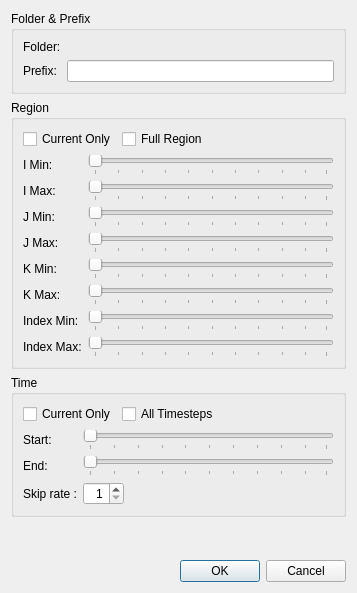
<?xml version="1.0" encoding="UTF-8"?>
<ui version="4.0">
 <class>Graph2dHybridWindowContinuousExportDialog</class>
 <widget class="QDialog" name="Graph2dHybridWindowContinuousExportDialog">
  <property name="geometry">
   <rect>
    <x>0</x>
    <y>0</y>
    <width>357</width>
    <height>593</height>
   </rect>
  </property>
  <property name="windowTitle">
   <string>Snapshot Setting</string>
  </property>
  <layout class="QVBoxLayout" name="verticalLayout_2">
   <item>
    <widget class="QGroupBox" name="directoryGroupBox">
     <property name="title">
      <string>Folder &amp;&amp; Prefix</string>
     </property>
     <layout class="QGridLayout" name="gridLayout">
      <item row="0" column="0">
       <widget class="QLabel" name="folderLabel">
        <property name="text">
         <string>Folder:</string>
        </property>
       </widget>
      </item>
      <item row="0" column="1">
       <widget class="DirnameEditWidget" name="directoryEditWidget" native="true"/>
      </item>
      <item row="1" column="0">
       <widget class="QLabel" name="prefixLabel">
        <property name="text">
         <string>Prefix:</string>
        </property>
       </widget>
      </item>
      <item row="1" column="1">
       <widget class="QLineEdit" name="prefixEdit"/>
      </item>
     </layout>
    </widget>
   </item>
   <item>
    <widget class="QGroupBox" name="groupBox">
     <property name="title">
      <string>Region</string>
     </property>
     <layout class="QGridLayout" name="gridLayout_2">
      <item row="0" column="0" colspan="2">
       <layout class="QHBoxLayout" name="horizontalLayout_3">
        <item>
         <widget class="QCheckBox" name="currentRegionCheckBox">
          <property name="text">
           <string>Current Only</string>
          </property>
         </widget>
        </item>
        <item>
         <widget class="QCheckBox" name="fullRegionCheckBox">
          <property name="text">
           <string>Full Region</string>
          </property>
         </widget>
        </item>
        <item>
         <spacer name="horizontalSpacer_3">
          <property name="orientation">
           <enum>Qt::Horizontal</enum>
          </property>
          <property name="sizeHint" stdset="0">
           <size>
            <width>40</width>
            <height>20</height>
           </size>
          </property>
         </spacer>
        </item>
       </layout>
      </item>
      <item row="1" column="0">
       <widget class="QLabel" name="iMinLabel">
        <property name="text">
         <string>I Min:</string>
        </property>
       </widget>
      </item>
      <item row="1" column="1">
       <widget class="SliderWithValue" name="iMinSlider">
        <property name="orientation">
         <enum>Qt::Horizontal</enum>
        </property>
        <property name="tickPosition">
         <enum>QSlider::TicksBelow</enum>
        </property>
       </widget>
      </item>
      <item row="2" column="0">
       <widget class="QLabel" name="iMaxLabel">
        <property name="text">
         <string>I Max:</string>
        </property>
       </widget>
      </item>
      <item row="2" column="1">
       <widget class="SliderWithValue" name="iMaxSlider">
        <property name="orientation">
         <enum>Qt::Horizontal</enum>
        </property>
        <property name="tickPosition">
         <enum>QSlider::TicksBelow</enum>
        </property>
       </widget>
      </item>
      <item row="3" column="0">
       <widget class="QLabel" name="jMinLabel">
        <property name="text">
         <string>J Min:</string>
        </property>
       </widget>
      </item>
      <item row="3" column="1">
       <widget class="SliderWithValue" name="jMinSlider">
        <property name="orientation">
         <enum>Qt::Horizontal</enum>
        </property>
        <property name="tickPosition">
         <enum>QSlider::TicksBelow</enum>
        </property>
       </widget>
      </item>
      <item row="4" column="0">
       <widget class="QLabel" name="jMaxLabel">
        <property name="text">
         <string>J Max:</string>
        </property>
       </widget>
      </item>
      <item row="4" column="1">
       <widget class="SliderWithValue" name="jMaxSlider">
        <property name="orientation">
         <enum>Qt::Horizontal</enum>
        </property>
        <property name="tickPosition">
         <enum>QSlider::TicksBelow</enum>
        </property>
       </widget>
      </item>
      <item row="5" column="0">
       <widget class="QLabel" name="kMinLabel">
        <property name="text">
         <string>K Min:</string>
        </property>
       </widget>
      </item>
      <item row="5" column="1">
       <widget class="SliderWithValue" name="kMinSlider">
        <property name="orientation">
         <enum>Qt::Horizontal</enum>
        </property>
        <property name="tickPosition">
         <enum>QSlider::TicksBelow</enum>
        </property>
       </widget>
      </item>
      <item row="6" column="0">
       <widget class="QLabel" name="kMaxLabel">
        <property name="text">
         <string>K Max:</string>
        </property>
       </widget>
      </item>
      <item row="6" column="1">
       <widget class="SliderWithValue" name="kMaxSlider">
        <property name="orientation">
         <enum>Qt::Horizontal</enum>
        </property>
        <property name="tickPosition">
         <enum>QSlider::TicksBelow</enum>
        </property>
       </widget>
      </item>
      <item row="7" column="0">
       <widget class="QLabel" name="indexMinLabel">
        <property name="text">
         <string>Index Min:</string>
        </property>
       </widget>
      </item>
      <item row="7" column="1">
       <widget class="SliderWithValue" name="indexMinSlider">
        <property name="orientation">
         <enum>Qt::Horizontal</enum>
        </property>
        <property name="tickPosition">
         <enum>QSlider::TicksBelow</enum>
        </property>
       </widget>
      </item>
      <item row="8" column="0">
       <widget class="QLabel" name="indexMaxLabel">
        <property name="text">
         <string>Index Max:</string>
        </property>
       </widget>
      </item>
      <item row="8" column="1">
       <widget class="SliderWithValue" name="indexMaxSlider">
        <property name="orientation">
         <enum>Qt::Horizontal</enum>
        </property>
        <property name="tickPosition">
         <enum>QSlider::TicksBelow</enum>
        </property>
       </widget>
      </item>
     </layout>
    </widget>
   </item>
   <item>
    <widget class="QGroupBox" name="timeRangeGroupBox">
     <property name="title">
      <string>Time</string>
     </property>
     <layout class="QVBoxLayout" name="verticalLayout">
      <item>
       <layout class="QHBoxLayout" name="horizontalLayout">
        <item>
         <widget class="QCheckBox" name="timeCurrentOnlyCheckBox">
          <property name="text">
           <string>Current Only</string>
          </property>
         </widget>
        </item>
        <item>
         <widget class="QCheckBox" name="timeAllCheckBox">
          <property name="text">
           <string>All Timesteps</string>
          </property>
         </widget>
        </item>
        <item>
         <spacer name="horizontalSpacer_2">
          <property name="orientation">
           <enum>Qt::Horizontal</enum>
          </property>
          <property name="sizeHint" stdset="0">
           <size>
            <width>40</width>
            <height>20</height>
           </size>
          </property>
         </spacer>
        </item>
       </layout>
      </item>
      <item>
       <layout class="QGridLayout" name="gridLayout_3">
        <item row="0" column="0">
         <widget class="QLabel" name="dataStartLabel">
          <property name="text">
           <string>Start:</string>
          </property>
         </widget>
        </item>
        <item row="0" column="1">
         <widget class="SliderWithValue" name="timeStartSlider">
          <property name="orientation">
           <enum>Qt::Horizontal</enum>
          </property>
          <property name="tickPosition">
           <enum>QSlider::TicksBelow</enum>
          </property>
         </widget>
        </item>
        <item row="1" column="0">
         <widget class="QLabel" name="dataEndLabel">
          <property name="text">
           <string>End:</string>
          </property>
         </widget>
        </item>
        <item row="1" column="1">
         <widget class="SliderWithValue" name="timeEndSlider">
          <property name="orientation">
           <enum>Qt::Horizontal</enum>
          </property>
          <property name="tickPosition">
           <enum>QSlider::TicksBelow</enum>
          </property>
         </widget>
        </item>
        <item row="2" column="0">
         <widget class="QLabel" name="samplingLabel">
          <property name="text">
           <string>Skip rate :</string>
          </property>
         </widget>
        </item>
        <item row="2" column="1">
         <layout class="QHBoxLayout" name="horizontalLayout_2">
          <item>
           <widget class="QSpinBox" name="samplingSpinBox">
            <property name="alignment">
             <set>Qt::AlignRight|Qt::AlignTrailing|Qt::AlignVCenter</set>
            </property>
            <property name="minimum">
             <number>1</number>
            </property>
           </widget>
          </item>
          <item>
           <spacer name="horizontalSpacer">
            <property name="orientation">
             <enum>Qt::Horizontal</enum>
            </property>
            <property name="sizeHint" stdset="0">
             <size>
              <width>40</width>
              <height>20</height>
             </size>
            </property>
           </spacer>
          </item>
         </layout>
        </item>
       </layout>
      </item>
     </layout>
    </widget>
   </item>
   <item>
    <spacer name="verticalSpacer">
     <property name="orientation">
      <enum>Qt::Vertical</enum>
     </property>
     <property name="sizeHint" stdset="0">
      <size>
       <width>20</width>
       <height>1</height>
      </size>
     </property>
    </spacer>
   </item>
   <item>
    <widget class="QDialogButtonBox" name="buttonBox">
     <property name="orientation">
      <enum>Qt::Horizontal</enum>
     </property>
     <property name="standardButtons">
      <set>QDialogButtonBox::Cancel|QDialogButtonBox::Ok</set>
     </property>
    </widget>
   </item>
  </layout>
 </widget>
 <customwidgets>
  <customwidget>
   <class>SliderWithValue</class>
   <extends>QSlider</extends>
   <header>guibase/widget/sliderwithvalue.h</header>
  </customwidget>
  <customwidget>
   <class>DirnameEditWidget</class>
   <extends>QWidget</extends>
   <header>guibase/widget/dirnameeditwidget.h</header>
   <container>1</container>
  </customwidget>
 </customwidgets>
 <resources/>
 <connections>
  <connection>
   <sender>buttonBox</sender>
   <signal>accepted()</signal>
   <receiver>Graph2dHybridWindowContinuousExportDialog</receiver>
   <slot>accept()</slot>
   <hints>
    <hint type="sourcelabel">
     <x>227</x>
     <y>569</y>
    </hint>
    <hint type="destinationlabel">
     <x>157</x>
     <y>274</y>
    </hint>
   </hints>
  </connection>
  <connection>
   <sender>buttonBox</sender>
   <signal>rejected()</signal>
   <receiver>Graph2dHybridWindowContinuousExportDialog</receiver>
   <slot>reject()</slot>
   <hints>
    <hint type="sourcelabel">
     <x>295</x>
     <y>575</y>
    </hint>
    <hint type="destinationlabel">
     <x>286</x>
     <y>274</y>
    </hint>
   </hints>
  </connection>
  <connection>
   <sender>fullRegionCheckBox</sender>
   <signal>toggled(bool)</signal>
   <receiver>iMinSlider</receiver>
   <slot>setDisabled(bool)</slot>
   <hints>
    <hint type="sourcelabel">
     <x>155</x>
     <y>125</y>
    </hint>
    <hint type="destinationlabel">
     <x>117</x>
     <y>136</y>
    </hint>
   </hints>
  </connection>
  <connection>
   <sender>fullRegionCheckBox</sender>
   <signal>toggled(bool)</signal>
   <receiver>iMaxSlider</receiver>
   <slot>setDisabled(bool)</slot>
   <hints>
    <hint type="sourcelabel">
     <x>194</x>
     <y>125</y>
    </hint>
    <hint type="destinationlabel">
     <x>105</x>
     <y>178</y>
    </hint>
   </hints>
  </connection>
  <connection>
   <sender>fullRegionCheckBox</sender>
   <signal>toggled(bool)</signal>
   <receiver>jMinSlider</receiver>
   <slot>setDisabled(bool)</slot>
   <hints>
    <hint type="sourcelabel">
     <x>141</x>
     <y>116</y>
    </hint>
    <hint type="destinationlabel">
     <x>138</x>
     <y>199</y>
    </hint>
   </hints>
  </connection>
  <connection>
   <sender>fullRegionCheckBox</sender>
   <signal>toggled(bool)</signal>
   <receiver>kMinSlider</receiver>
   <slot>setDisabled(bool)</slot>
   <hints>
    <hint type="sourcelabel">
     <x>194</x>
     <y>125</y>
    </hint>
    <hint type="destinationlabel">
     <x>238</x>
     <y>272</y>
    </hint>
   </hints>
  </connection>
  <connection>
   <sender>fullRegionCheckBox</sender>
   <signal>toggled(bool)</signal>
   <receiver>jMaxSlider</receiver>
   <slot>setDisabled(bool)</slot>
   <hints>
    <hint type="sourcelabel">
     <x>191</x>
     <y>119</y>
    </hint>
    <hint type="destinationlabel">
     <x>265</x>
     <y>256</y>
    </hint>
   </hints>
  </connection>
  <connection>
   <sender>fullRegionCheckBox</sender>
   <signal>toggled(bool)</signal>
   <receiver>kMaxSlider</receiver>
   <slot>setDisabled(bool)</slot>
   <hints>
    <hint type="sourcelabel">
     <x>194</x>
     <y>125</y>
    </hint>
    <hint type="destinationlabel">
     <x>258</x>
     <y>297</y>
    </hint>
   </hints>
  </connection>
  <connection>
   <sender>fullRegionCheckBox</sender>
   <signal>toggled(bool)</signal>
   <receiver>indexMinSlider</receiver>
   <slot>setDisabled(bool)</slot>
   <hints>
    <hint type="sourcelabel">
     <x>194</x>
     <y>125</y>
    </hint>
    <hint type="destinationlabel">
     <x>337</x>
     <y>352</y>
    </hint>
   </hints>
  </connection>
  <connection>
   <sender>fullRegionCheckBox</sender>
   <signal>toggled(bool)</signal>
   <receiver>indexMaxSlider</receiver>
   <slot>setDisabled(bool)</slot>
   <hints>
    <hint type="sourcelabel">
     <x>194</x>
     <y>125</y>
    </hint>
    <hint type="destinationlabel">
     <x>290</x>
     <y>367</y>
    </hint>
   </hints>
  </connection>
  <connection>
   <sender>timeCurrentOnlyCheckBox</sender>
   <signal>toggled(bool)</signal>
   <receiver>timeStartSlider</receiver>
   <slot>setDisabled(bool)</slot>
   <hints>
    <hint type="sourcelabel">
     <x>72</x>
     <y>428</y>
    </hint>
    <hint type="destinationlabel">
     <x>84</x>
     <y>453</y>
    </hint>
   </hints>
  </connection>
  <connection>
   <sender>timeCurrentOnlyCheckBox</sender>
   <signal>toggled(bool)</signal>
   <receiver>timeEndSlider</receiver>
   <slot>setDisabled(bool)</slot>
   <hints>
    <hint type="sourcelabel">
     <x>51</x>
     <y>430</y>
    </hint>
    <hint type="destinationlabel">
     <x>84</x>
     <y>485</y>
    </hint>
   </hints>
  </connection>
  <connection>
   <sender>timeCurrentOnlyCheckBox</sender>
   <signal>toggled(bool)</signal>
   <receiver>samplingSpinBox</receiver>
   <slot>setDisabled(bool)</slot>
   <hints>
    <hint type="sourcelabel">
     <x>57</x>
     <y>427</y>
    </hint>
    <hint type="destinationlabel">
     <x>84</x>
     <y>518</y>
    </hint>
   </hints>
  </connection>
  <connection>
   <sender>timeAllCheckBox</sender>
   <signal>toggled(bool)</signal>
   <receiver>timeStartSlider</receiver>
   <slot>setDisabled(bool)</slot>
   <hints>
    <hint type="sourcelabel">
     <x>149</x>
     <y>426</y>
    </hint>
    <hint type="destinationlabel">
     <x>228</x>
     <y>477</y>
    </hint>
   </hints>
  </connection>
  <connection>
   <sender>timeAllCheckBox</sender>
   <signal>toggled(bool)</signal>
   <receiver>timeEndSlider</receiver>
   <slot>setDisabled(bool)</slot>
   <hints>
    <hint type="sourcelabel">
     <x>178</x>
     <y>429</y>
    </hint>
    <hint type="destinationlabel">
     <x>256</x>
     <y>509</y>
    </hint>
   </hints>
  </connection>
  <connection>
   <sender>timeAllCheckBox</sender>
   <signal>toggled(bool)</signal>
   <receiver>samplingSpinBox</receiver>
   <slot>setDisabled(bool)</slot>
   <hints>
    <hint type="sourcelabel">
     <x>199</x>
     <y>427</y>
    </hint>
    <hint type="destinationlabel">
     <x>95</x>
     <y>527</y>
    </hint>
   </hints>
  </connection>
  <connection>
   <sender>currentRegionCheckBox</sender>
   <signal>toggled(bool)</signal>
   <receiver>iMinSlider</receiver>
   <slot>setDisabled(bool)</slot>
   <hints>
    <hint type="sourcelabel">
     <x>46</x>
     <y>122</y>
    </hint>
    <hint type="destinationlabel">
     <x>82</x>
     <y>145</y>
    </hint>
   </hints>
  </connection>
  <connection>
   <sender>currentRegionCheckBox</sender>
   <signal>toggled(bool)</signal>
   <receiver>iMaxSlider</receiver>
   <slot>setDisabled(bool)</slot>
   <hints>
    <hint type="sourcelabel">
     <x>35</x>
     <y>117</y>
    </hint>
    <hint type="destinationlabel">
     <x>83</x>
     <y>179</y>
    </hint>
   </hints>
  </connection>
  <connection>
   <sender>currentRegionCheckBox</sender>
   <signal>toggled(bool)</signal>
   <receiver>jMinSlider</receiver>
   <slot>setDisabled(bool)</slot>
   <hints>
    <hint type="sourcelabel">
     <x>30</x>
     <y>121</y>
    </hint>
    <hint type="destinationlabel">
     <x>81</x>
     <y>210</y>
    </hint>
   </hints>
  </connection>
  <connection>
   <sender>currentRegionCheckBox</sender>
   <signal>toggled(bool)</signal>
   <receiver>jMaxSlider</receiver>
   <slot>setDisabled(bool)</slot>
   <hints>
    <hint type="sourcelabel">
     <x>55</x>
     <y>118</y>
    </hint>
    <hint type="destinationlabel">
     <x>83</x>
     <y>244</y>
    </hint>
   </hints>
  </connection>
  <connection>
   <sender>currentRegionCheckBox</sender>
   <signal>toggled(bool)</signal>
   <receiver>kMinSlider</receiver>
   <slot>setDisabled(bool)</slot>
   <hints>
    <hint type="sourcelabel">
     <x>26</x>
     <y>120</y>
    </hint>
    <hint type="destinationlabel">
     <x>80</x>
     <y>274</y>
    </hint>
   </hints>
  </connection>
  <connection>
   <sender>currentRegionCheckBox</sender>
   <signal>toggled(bool)</signal>
   <receiver>kMaxSlider</receiver>
   <slot>setDisabled(bool)</slot>
   <hints>
    <hint type="sourcelabel">
     <x>31</x>
     <y>118</y>
    </hint>
    <hint type="destinationlabel">
     <x>82</x>
     <y>306</y>
    </hint>
   </hints>
  </connection>
  <connection>
   <sender>currentRegionCheckBox</sender>
   <signal>toggled(bool)</signal>
   <receiver>indexMinSlider</receiver>
   <slot>setDisabled(bool)</slot>
   <hints>
    <hint type="sourcelabel">
     <x>39</x>
     <y>117</y>
    </hint>
    <hint type="destinationlabel">
     <x>85</x>
     <y>333</y>
    </hint>
   </hints>
  </connection>
  <connection>
   <sender>currentRegionCheckBox</sender>
   <signal>toggled(bool)</signal>
   <receiver>indexMaxSlider</receiver>
   <slot>setDisabled(bool)</slot>
   <hints>
    <hint type="sourcelabel">
     <x>46</x>
     <y>117</y>
    </hint>
    <hint type="destinationlabel">
     <x>82</x>
     <y>363</y>
    </hint>
   </hints>
  </connection>
 </connections>
</ui>
